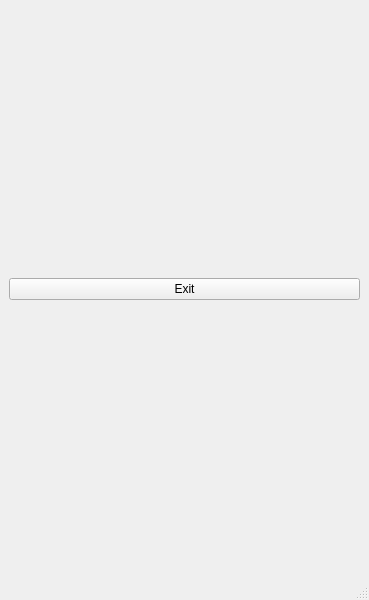
<?xml version="1.0" encoding="UTF-8"?>
<ui version="4.0">
 <class>ObdGauge</class>
 <widget class="QMainWindow" name="ObdGauge">
  <property name="geometry">
   <rect>
    <x>0</x>
    <y>0</y>
    <width>369</width>
    <height>600</height>
   </rect>
  </property>
  <property name="windowTitle">
   <string>MainWindow</string>
  </property>
  <widget class="QWidget" name="centralwidget">
   <layout class="QGridLayout" name="gridLayout">
    <item row="0" column="0">
     <layout class="QVBoxLayout" name="verticalLayout">
      <item>
       <widget class="QPushButton" name="pushExit">
        <property name="text">
         <string>Exit</string>
        </property>
       </widget>
      </item>
     </layout>
    </item>
   </layout>
  </widget>
  <widget class="QMenuBar" name="menubar">
   <property name="geometry">
    <rect>
     <x>0</x>
     <y>0</y>
     <width>369</width>
     <height>21</height>
    </rect>
   </property>
  </widget>
  <widget class="QStatusBar" name="statusbar"/>
 </widget>
 <resources/>
 <connections/>
</ui>
